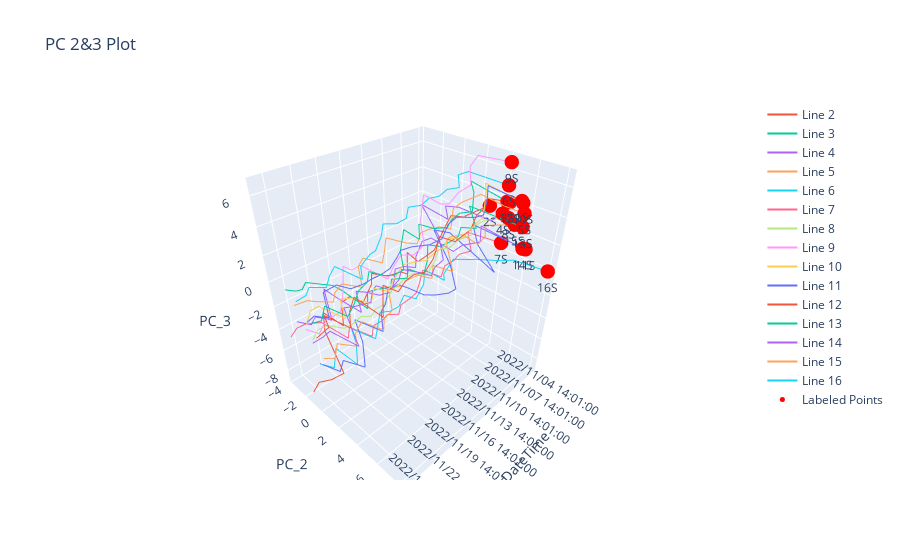

Notebook code cell kept with this figure:
### Markdown cell above
# Mean with PC 2 & 3 Graph

### Code cell
# plotting mean, pc 2 and 3
fig = px.line_3d(curves_df_23[0], x='DateTime', y='PC_2', z='PC_3', title='PC 2&3 Plot')

for i in range(1, len(curves_df_23)):
    # Create additional line traces
    line_num = i + 1
    line_trace_n = go.Scatter3d(
        x=curves_df_23[i]['DateTime'].to_numpy(),
        y=curves_df_23[i]['PC_2'].to_numpy(),
        z=curves_df_23[i]['PC_3'].to_numpy(),
        mode='lines',
        name='Line {}'.format(line_num)
    )
    fig.add_trace(line_trace_n)


# Define the coordinates and labels for the points you want to label
point_x = []
point_y = []
point_z = []
for curve in curves_df_23:
    point_x.append(curve.at[0, 'DateTime'])
    point_y.append(curve.at[0, 'PC_2'])
    point_z.append(curve.at[0, 'PC_3'])

point_labels = ['1S', '2S', '3S', '4S', '5S', '6S', '7S', '8S', '9S', '10S',  '11S', '12S', '13S', '14S', '15S', '16S']

# Create a scatter trace with text annotations for the labeled points
scatter_trace = go.Scatter3d(
    x=point_x,
    y=point_y,
    z=point_z,
    mode='markers+text',
    marker=dict(
        size=5,
        color='red',
    ),
    text=point_labels,
    textposition='bottom center',
    name='Labeled Points'
)

# Add the scatter trace to the figure
fig.add_trace(scatter_trace)

# fig.write_html('downloads/PC23_plot.html')
fig
